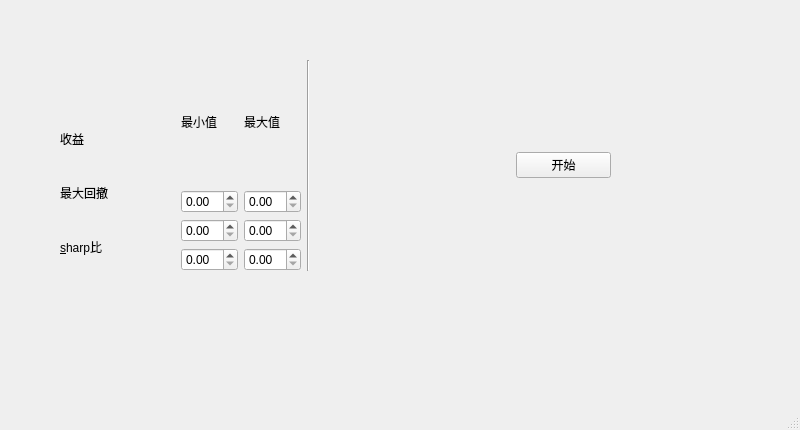
<?xml version="1.0" encoding="UTF-8"?>
<ui version="4.0">
 <class>MainWindow</class>
 <widget class="QMainWindow" name="MainWindow">
  <property name="geometry">
   <rect>
    <x>0</x>
    <y>0</y>
    <width>800</width>
    <height>430</height>
   </rect>
  </property>
  <property name="windowTitle">
   <string>MainWindow</string>
  </property>
  <widget class="QWidget" name="centralwidget">
   <widget class="QWidget" name="">
    <property name="geometry">
     <rect>
      <x>60</x>
      <y>60</y>
      <width>551</width>
      <height>211</height>
     </rect>
    </property>
    <layout class="QHBoxLayout" name="horizontalLayout">
     <item>
      <layout class="QVBoxLayout" name="verticalLayout">
       <item>
        <widget class="QLabel" name="label_6">
         <property name="text">
          <string/>
         </property>
        </widget>
       </item>
       <item>
        <widget class="QLabel" name="label">
         <property name="text">
          <string>收益</string>
         </property>
        </widget>
       </item>
       <item>
        <widget class="QLabel" name="label_2">
         <property name="text">
          <string>最大回撤</string>
         </property>
        </widget>
       </item>
       <item>
        <widget class="QLabel" name="label_3">
         <property name="text">
          <string>&amp;sharp比</string>
         </property>
         <property name="buddy">
          <cstring>doubleSpinBox_sharp_min</cstring>
         </property>
        </widget>
       </item>
      </layout>
     </item>
     <item>
      <spacer name="verticalSpacer">
       <property name="orientation">
        <enum>Qt::Vertical</enum>
       </property>
       <property name="sizeHint" stdset="0">
        <size>
         <width>20</width>
         <height>40</height>
        </size>
       </property>
      </spacer>
     </item>
     <item>
      <layout class="QGridLayout" name="gridLayout">
       <item row="0" column="0">
        <widget class="QLabel" name="label_4">
         <property name="text">
          <string>最小值</string>
         </property>
        </widget>
       </item>
       <item row="0" column="1">
        <widget class="QLabel" name="label_5">
         <property name="text">
          <string>最大值</string>
         </property>
        </widget>
       </item>
       <item row="1" column="0">
        <widget class="QDoubleSpinBox" name="doubleSpinBox_returns_min"/>
       </item>
       <item row="1" column="1">
        <widget class="QDoubleSpinBox" name="doubleSpinBox_returns_max"/>
       </item>
       <item row="2" column="0">
        <widget class="QDoubleSpinBox" name="doubleSpinBox_maxdrawdown_min"/>
       </item>
       <item row="2" column="1">
        <widget class="QDoubleSpinBox" name="doubleSpinBox_maxdrawdown_max"/>
       </item>
       <item row="3" column="0">
        <widget class="QDoubleSpinBox" name="doubleSpinBox_sharp_min"/>
       </item>
       <item row="3" column="1">
        <widget class="QDoubleSpinBox" name="doubleSpinBox_sharp_max"/>
       </item>
      </layout>
     </item>
     <item>
      <widget class="Line" name="line">
       <property name="orientation">
        <enum>Qt::Vertical</enum>
       </property>
      </widget>
     </item>
     <item>
      <spacer name="horizontalSpacer">
       <property name="orientation">
        <enum>Qt::Horizontal</enum>
       </property>
       <property name="sizeType">
        <enum>QSizePolicy::Preferred</enum>
       </property>
       <property name="sizeHint" stdset="0">
        <size>
         <width>200</width>
         <height>20</height>
        </size>
       </property>
      </spacer>
     </item>
     <item>
      <widget class="QPushButton" name="pushButton">
       <property name="text">
        <string>开始</string>
       </property>
      </widget>
     </item>
    </layout>
   </widget>
   <zorder>pushButton</zorder>
   <zorder>label</zorder>
   <zorder>label_2</zorder>
   <zorder>label_3</zorder>
   <zorder>label_4</zorder>
   <zorder>label_5</zorder>
   <zorder>doubleSpinBox_returns_min</zorder>
   <zorder>doubleSpinBox_returns_max</zorder>
   <zorder>doubleSpinBox_maxdrawdown_min</zorder>
   <zorder>doubleSpinBox_maxdrawdown_max</zorder>
   <zorder>doubleSpinBox_sharp_min</zorder>
   <zorder>doubleSpinBox_sharp_max</zorder>
   <zorder>label_6</zorder>
   <zorder>horizontalSpacer</zorder>
   <zorder>verticalSpacer</zorder>
   <zorder>line</zorder>
   <zorder>pushButton</zorder>
  </widget>
  <widget class="QMenuBar" name="menubar">
   <property name="geometry">
    <rect>
     <x>0</x>
     <y>0</y>
     <width>800</width>
     <height>22</height>
    </rect>
   </property>
  </widget>
  <widget class="QStatusBar" name="statusbar"/>
 </widget>
 <tabstops>
  <tabstop>doubleSpinBox_returns_min</tabstop>
  <tabstop>doubleSpinBox_returns_max</tabstop>
  <tabstop>doubleSpinBox_maxdrawdown_min</tabstop>
  <tabstop>doubleSpinBox_maxdrawdown_max</tabstop>
  <tabstop>doubleSpinBox_sharp_min</tabstop>
  <tabstop>doubleSpinBox_sharp_max</tabstop>
  <tabstop>pushButton</tabstop>
 </tabstops>
 <resources/>
 <connections/>
</ui>
